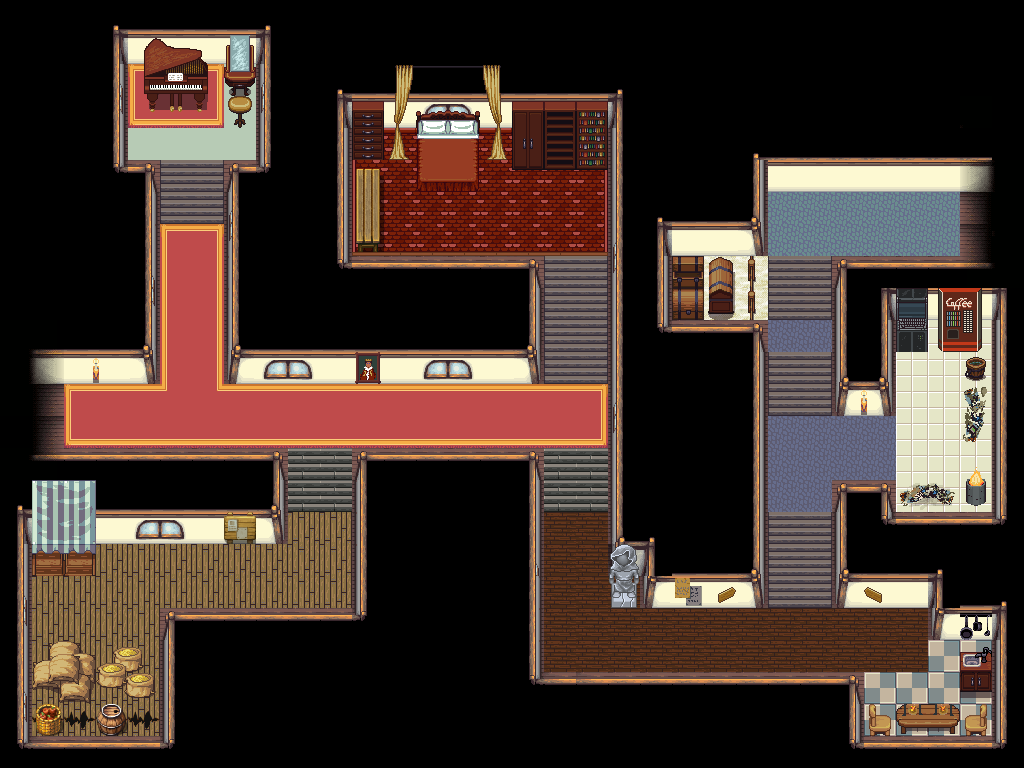

Tiled map render using the project's own tile images. Description and the map definition, with tile-layer contents summarised, below:
An orthogonal 32x24 tile map with 32x32 px tiles, 2 tile layers (suelo, objetos), 8 tilesets.

<map version="1.2" tiledversion="1.2.3" orientation="orthogonal" renderorder="right-down" width="32" height="24" tilewidth="32" tileheight="32" infinite="0" nextlayerid="4" nextobjectid="1">
 <tileset firstgid="1" source="../../../../java/VideojuegoProyecto/res/mapas/Nivel1/resources_tsx/casa_madera.tsx" />
 <tileset firstgid="118" source="../../../../java/VideojuegoProyecto/res/mapas/Nivel1/resources_tsx/build_atlas.tsx" />
 <tileset firstgid="1142" source="../../../../java/VideojuegoProyecto/res/mapas/Nivel1/resources_tsx/city_outside.tsx" />
 <tileset firstgid="1574" source="../../../../java/VideojuegoProyecto/res/mapas/Nivel1/resources_tsx/city_inside.tsx" />
 <tileset firstgid="1958" source="../../../../java/VideojuegoProyecto/res/mapas/Nivel1/resources_tsx/house_interior.tsx" />
 <tileset firstgid="2214" source="../../../../java/VideojuegoProyecto/res/mapas/Nivel1/resources_tsx/obj_misk_atlas.tsx" />
 <tileset firstgid="3238" source="../../../../java/VideojuegoProyecto/res/mapas/Nivel1/resources_tsx/house_inside.tsx" />
 <tileset firstgid="3462" source="../../../../java/VideojuegoProyecto/res/mapas/Nivel1/resources_tsx/market.tsx" />
 <layer id="1" name="suelo" width="32" height="24">
  <data>[768 cells, 768 non-empty, 75 distinct tile ids]</data>
 </layer>
 <layer id="2" name="objetos" width="32" height="24">
  <data>[768 cells, 274 non-empty, 123 distinct tile ids]</data>
 </layer>
</map>
